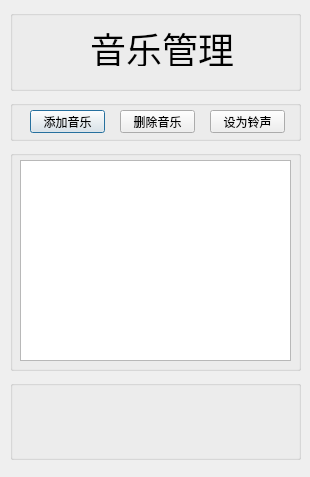
<?xml version="1.0" encoding="UTF-8"?>
<ui version="4.0">
 <class>musicDialog</class>
 <widget class="QDialog" name="musicDialog">
  <property name="geometry">
   <rect>
    <x>0</x>
    <y>0</y>
    <width>310</width>
    <height>477</height>
   </rect>
  </property>
  <property name="windowTitle">
   <string>Dialog</string>
  </property>
  <widget class="QGroupBox" name="groupBox_3">
   <property name="geometry">
    <rect>
     <x>10</x>
     <y>380</y>
     <width>291</width>
     <height>80</height>
    </rect>
   </property>
   <property name="title">
    <string/>
   </property>
  </widget>
  <widget class="QGroupBox" name="groupBox_2">
   <property name="geometry">
    <rect>
     <x>10</x>
     <y>150</y>
     <width>291</width>
     <height>221</height>
    </rect>
   </property>
   <property name="title">
    <string/>
   </property>
   <widget class="QTableView" name="tableView">
    <property name="geometry">
     <rect>
      <x>10</x>
      <y>10</y>
      <width>271</width>
      <height>201</height>
     </rect>
    </property>
   </widget>
  </widget>
  <widget class="QGroupBox" name="groupBox_4">
   <property name="geometry">
    <rect>
     <x>10</x>
     <y>100</y>
     <width>291</width>
     <height>41</height>
    </rect>
   </property>
   <property name="title">
    <string/>
   </property>
   <widget class="QPushButton" name="pushButton">
    <property name="geometry">
     <rect>
      <x>20</x>
      <y>10</y>
      <width>75</width>
      <height>23</height>
     </rect>
    </property>
    <property name="text">
     <string>添加音乐</string>
    </property>
   </widget>
   <widget class="QPushButton" name="pushButton_2">
    <property name="geometry">
     <rect>
      <x>110</x>
      <y>10</y>
      <width>75</width>
      <height>23</height>
     </rect>
    </property>
    <property name="text">
     <string>删除音乐</string>
    </property>
   </widget>
   <widget class="QPushButton" name="pushButton_3">
    <property name="geometry">
     <rect>
      <x>200</x>
      <y>10</y>
      <width>75</width>
      <height>23</height>
     </rect>
    </property>
    <property name="text">
     <string>设为铃声</string>
    </property>
   </widget>
  </widget>
  <widget class="QGroupBox" name="groupBox_9">
   <property name="geometry">
    <rect>
     <x>10</x>
     <y>10</y>
     <width>291</width>
     <height>81</height>
    </rect>
   </property>
   <property name="title">
    <string/>
   </property>
   <widget class="QLabel" name="label_3">
    <property name="geometry">
     <rect>
      <x>80</x>
      <y>20</y>
      <width>144</width>
      <height>36</height>
     </rect>
    </property>
    <property name="font">
     <font>
      <pointsize>27</pointsize>
     </font>
    </property>
    <property name="text">
     <string>音乐管理</string>
    </property>
   </widget>
  </widget>
 </widget>
 <resources/>
 <connections/>
</ui>
